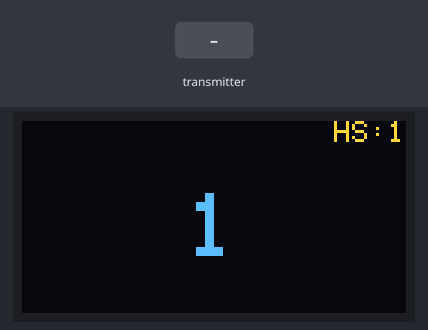
Bench run of a sketch on a simulated ESP32. On the bench: 128×64 one-colour display. The inputs (shaded band) are chosen by the test bench. The OLED is the two-colour kind (top 16 rows yellow); WiFi joins after 1.5 s; servers stay silent unless stated; random numbers use the default seed unless the sketch sets one; what the sketch prints to the serial monitor is not drawn.

Above: at 3.7 s.
3.8 s: the transmitter starts sending pressed = 1
At 4.11 s:
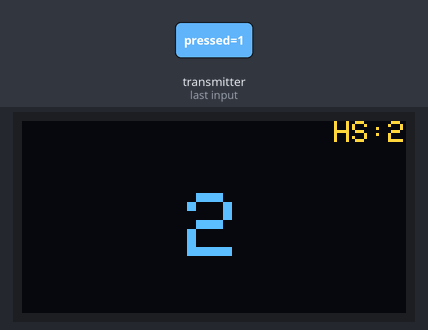
At 4.61 s:
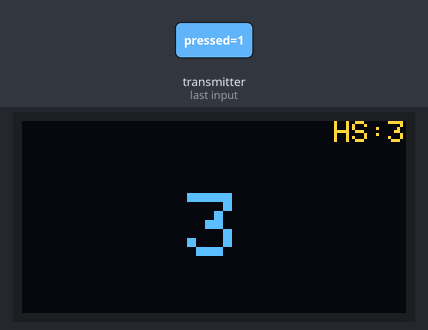
Timing chart, 0 to 6.8 s (numbered marks = the images above; inputs shaded):
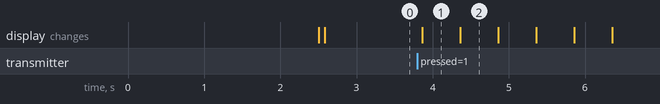

The sketch:

Empf_nger.ino
```cpp
#include <esp_now.h>
#include <WiFi.h>
#include <esp_wifi.h>
#include <Wire.h>
#include <Adafruit_GFX.h>
#include <Adafruit_SSD1306.h>
#include <WebServer.h>

#define SCREEN_WIDTH 128
#define SCREEN_HEIGHT 64

Adafruit_SSD1306 display(SCREEN_WIDTH, SCREEN_HEIGHT, &Wire, -1);

int number = 1;
int highscore = 1;
int wins = 0;
int losses = 0;
String statusText = "Bereit";

const char* ssid = "Cuxxles";
const char* password = "132456777";

WebServer server(80);

typedef struct struct_message {
  bool pressed;
} struct_message;

struct_message incomingData;

void showScreen() {
  display.clearDisplay();
  display.setTextColor(SSD1306_WHITE);

  display.setTextSize(1);
  String hsText = "HS:" + String(highscore);
  display.setCursor(SCREEN_WIDTH - hsText.length() * 6, 0);
  display.print(hsText);

  display.setTextSize(3);
  String numText = String(number);
  display.setCursor((SCREEN_WIDTH - numText.length() * 18) / 2, 24);
  display.print(numText);
  display.display();
}

void handleRoot() {
  int total = wins + losses;
  float winPct  = total > 0 ? (wins  * 100.0 / total) : 0;
  float lossPct = total > 0 ? (losses * 100.0 / total) : 0;

  String html = R"(<!DOCTYPE html><html><head><meta charset='UTF-8'>
<meta http-equiv='refresh' content='2'>
<script src='https://cdn.jsdelivr.net/npm/chart.js'></script>
<style>body{background:#111;color:#eee;display:flex;flex-direction:column;align-items:center;font-family:sans-serif}canvas{max-width:300px}</style>
</head><body><h2>Win / Loss</h2>
<canvas id='c'></canvas>
<script>
new Chart(document.getElementById('c'),{type:'doughnut',data:{
  labels:['Gewonnen )" + String(winPct,1) + R"(%','Verloren )" + String(lossPct,1) + R"(%'],
  datasets:[{data:[)" + String(wins) + "," + String(losses) + R"(],backgroundColor:['#4caf50','#f44336']}]
},options:{plugins:{legend:{labels:{color:'#eee',font:{size:16}}}}}});
</script>
<p>Spiele: )" + String(total) + R"(</p>
<p>Score: )" + String(number) + R"(</p>
<p>Highscore: )" + String(highscore) + R"(</p>
<p>Status: )" + statusText + R"(</p>
</body></html>)";

  server.send(200, "text/html", html);
}

void onDataRecv(const esp_now_recv_info_t *info, const uint8_t *incomingDataBytes, int len) {
  if (len != sizeof(incomingData)) return;
  memcpy(&incomingData, incomingDataBytes, sizeof(incomingData));

  if (incomingData.pressed) {
    if (random(0, 5) == 3) {
      number = 1;
      statusText = "Verloren";
      losses++;
    } else {
      number++;
      statusText = "Gewonnen";
      wins++;
    }

    if (number > highscore) highscore = number;
    showScreen();
  }
}

void setup() {
  Serial.begin(115200);
  delay(1000);

  WiFi.mode(WIFI_STA);
  WiFi.begin(ssid, password);

  while (WiFi.status() != WL_CONNECTED) { delay(500); Serial.print("."); }
  Serial.println("\nVerbunden! IP: " + WiFi.localIP().toString());

  esp_wifi_set_promiscuous(true);
  esp_wifi_set_channel(1, WIFI_SECOND_CHAN_NONE);
  esp_wifi_set_promiscuous(false);

  Wire.begin(21, 22);
  if (!display.begin(SSD1306_SWITCHCAPVCC, 0x3C)) {
    while (true) delay(1000);
  }

  display.clearDisplay();
  display.display();
  randomSeed(analogRead(34));
  showScreen();

  if (esp_now_init() != ESP_OK) return;
  esp_now_register_recv_cb(onDataRecv);

  server.on("/", handleRoot);
  server.begin();
}

void loop() {
  server.handleClient();
}
```

Measured:
- after the input at 3.8 s, the display: changes after 0.06 s (image 1)
- what the display in image 1 shows lasts 0.5 s, from 3.9 s to 4.4 s
